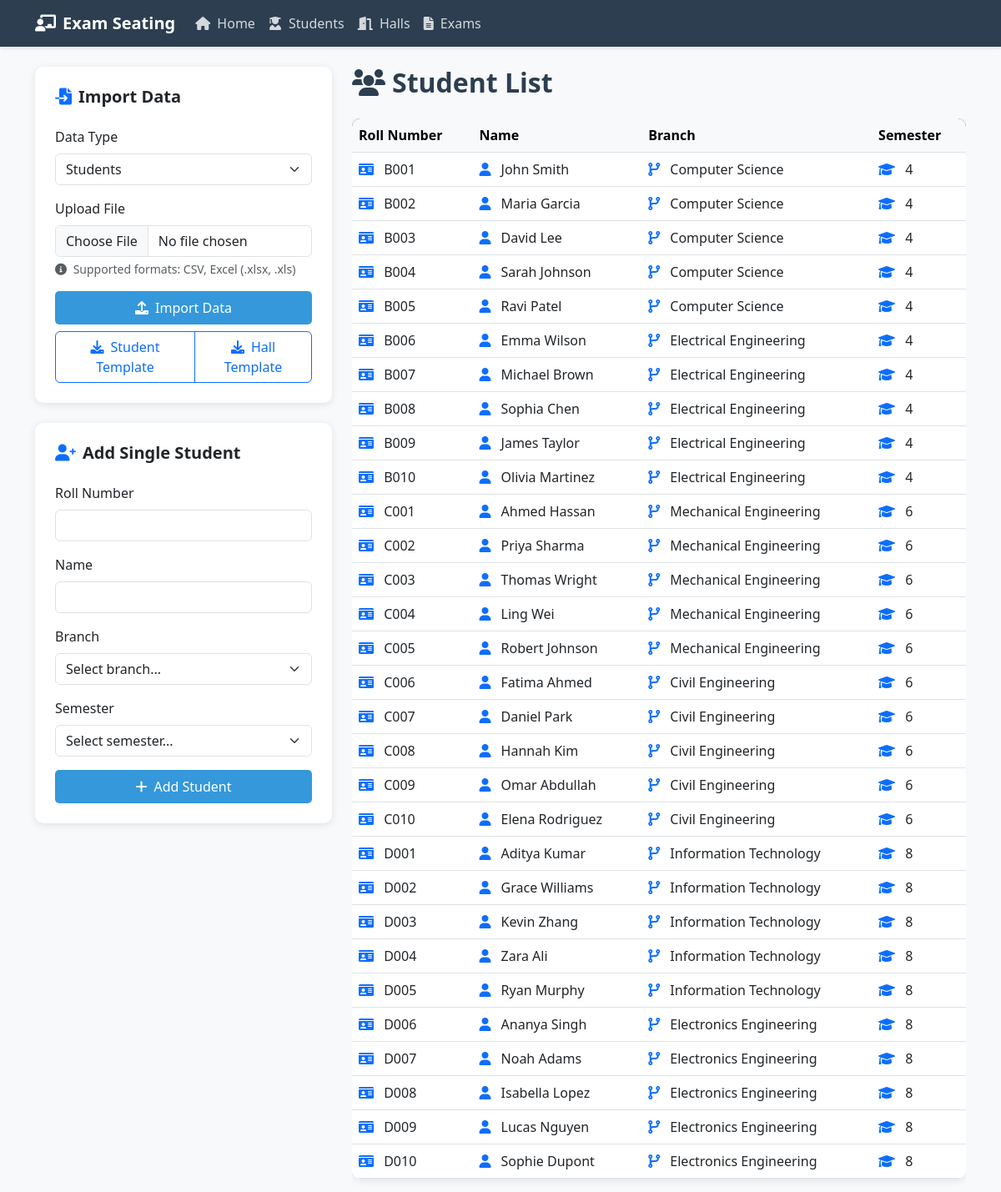
Before: /students with the older database file.
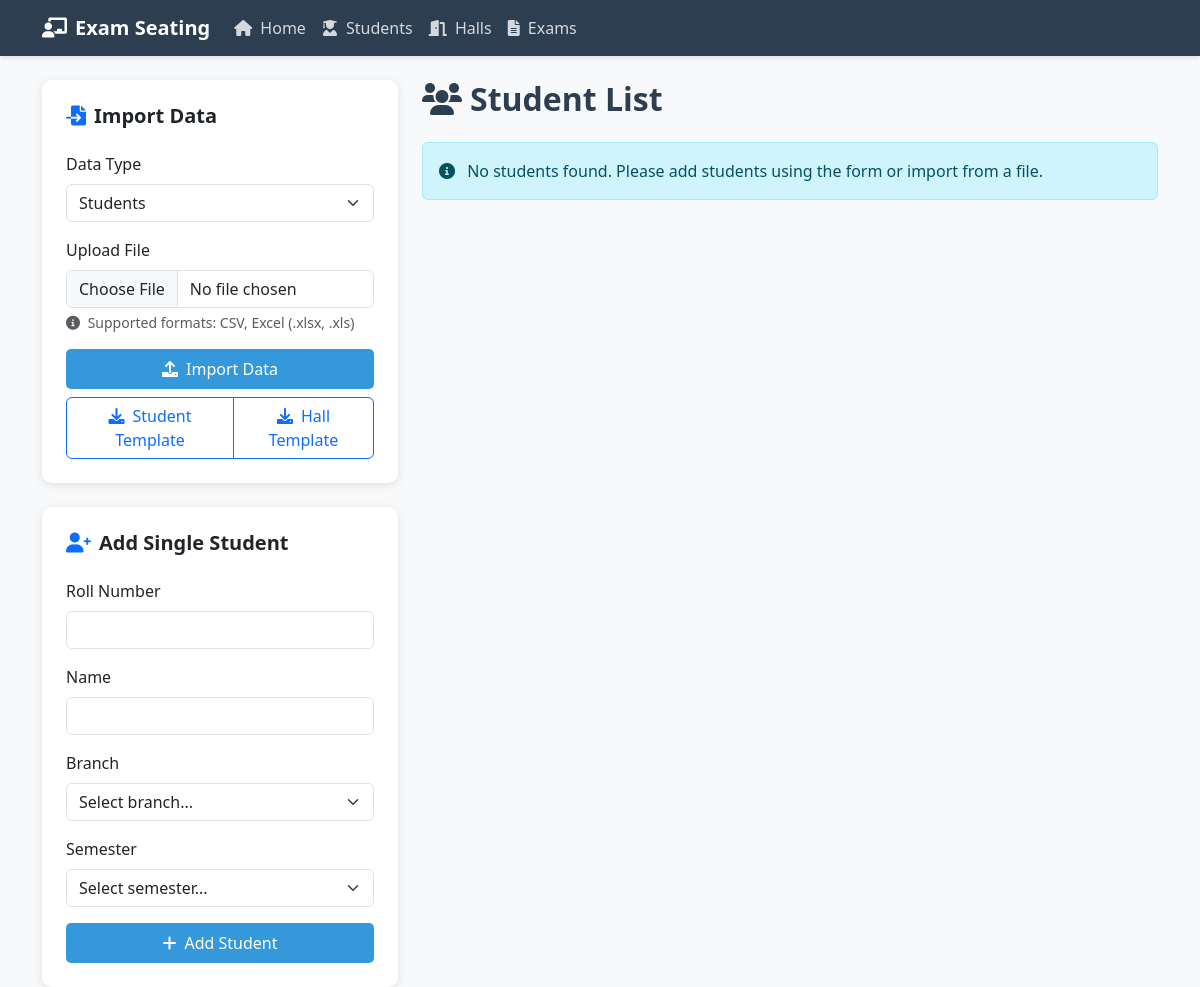
After: the same page with the newer database file.
### app.py (models this page shows)
class Student(db.Model):
    id = db.Column(db.Integer, primary_key=True)
    roll_number = db.Column(db.String(20), unique=True, nullable=False)
    name = db.Column(db.String(100), nullable=False)
    branch = db.Column(db.String(50), nullable=False)
    semester = db.Column(db.Integer, nullable=False)
    seating_arrangements = db.relationship('SeatingArrangement', backref='student', lazy=True)

### app.py (the view, shortened to what this page needs)
@app.route('/students', methods=['GET', 'POST'])
def manage_students():
    students = Student.query.all()
    return render_template('students.html', students=students)

### templates/students.html (shortened to what this page needs)
{% extends "base.html" %}
{% block content %}
<div class="row">
    <div class="col-md-4">
        <div class="card mb-4">
            <div class="card-body p-4">
                <h5 class="card-title fw-bold mb-4">
                    <i class="fas fa-file-import text-primary me-2"></i>Import Data
                </h5>
                <form method="POST" enctype="multipart/form-data" action="{{ url_for('import_data') }}">
                    <div class="mb-3">
                        <label for="data_type" class="form-label">Data Type</label>
                        <select class="form-select" id="data_type" name="data_type" required>
                            <option value="students">Students</option>
                        </select>
                    </div>
                    <div class="mb-3">
                        <label for="file" class="form-label">Upload File</label>
                        <input type="file" class="form-control" id="file" name="file" accept=".csv,.xlsx,.xls" required>
                        <div class="form-text">
                            <i class="fas fa-info-circle me-1"></i>
                            Supported formats: CSV, Excel (.xlsx, .xls)
                        </div>
                    </div>
                    <div class="d-grid gap-2">
                        <button type="submit" class="btn btn-primary">
                            <i class="fas fa-upload me-2"></i>Import Data
                        </button>
                        <div class="btn-group">
                            <a href="{{ url_for('download_template', data_type='students') }}" class="btn btn-outline-primary">
                                <i class="fas fa-download me-2"></i>Student Template
                            </a>
                            <a href="{{ url_for('download_template', data_type='halls') }}" class="btn btn-outline-primary">
                                <i class="fas fa-download me-2"></i>Hall Template
                            </a>
                        </div>
                    </div>
                </form>
            </div>
        </div>
        <div class="card">
            <div class="card-body p-4">
                <h5 class="card-title fw-bold mb-4">
                    <i class="fas fa-user-plus text-primary me-2"></i>Add Single Student
                </h5>
                <form method="POST" action="{{ url_for('manage_students') }}">
                    <div class="mb-3">
                        <label for="roll_number" class="form-label">Roll Number</label>
                        <input type="text" class="form-control" id="roll_number" name="roll_number" required>
                    </div>
                    <div class="mb-3">
                        <label for="name" class="form-label">Name</label>
                        <input type="text" class="form-control" id="name" name="name" required>
                    </div>
                    <div class="mb-3">
                        <label for="branch" class="form-label">Branch</label>
                        <select class="form-select" id="branch" name="branch" required>
                            <option value="" disabled selected>Select branch...</option>
                        </select>
                    </div>
                    <div class="mb-3">
                        <label for="semester" class="form-label">Semester</label>
                        <select class="form-select" id="semester" name="semester" required>
                            <option value="" disabled selected>Select semester...</option>
                        </select>
                    </div>
                    <button type="submit" class="btn btn-primary w-100">
                        <i class="fas fa-plus me-2"></i>Add Student
                    </button>
                </form>
            </div>
        </div>
    </div>
    <div class="col-md-8">
        <h2 class="page-title mb-4">
            <i class="fas fa-users me-2"></i>Student List
        </h2>
        {% if students %}
        <div class="table-responsive">
            <table class="table table-hover">
                <thead class="table-light">
                    <tr>
                        <th>Roll Number</th>
                        <th>Name</th>
                        <th>Branch</th>
                        <th>Semester</th>
                    </tr>
                </thead>
                <tbody>
                    {% for student in students %}
                    <tr>
                        <td>
                            <i class="fas fa-id-card text-primary me-2"></i>
                            {{ student.roll_number }}
                        </td>
                        <td>
                            <i class="fas fa-user text-primary me-2"></i>
                            {{ student.name }}
                        </td>
                        <td>
                            <i class="fas fa-code-branch text-primary me-2"></i>
                            {{ student.branch }}
                        </td>
                        <td>
                            <i class="fas fa-graduation-cap text-primary me-2"></i>
                            {{ student.semester }}
                        </td>
                    </tr>
                    {% endfor %}
                </tbody>
            </table>
        </div>
        {% else %}
        <div class="alert alert-info">
            <i class="fas fa-info-circle me-2"></i>
            No students found. Please add students using the form or import from a file.
        </div>
        {% endif %}
    </div>
</div>
{% endblock %}

### templates/base.html (shortened to what this page needs)
<!DOCTYPE html>
<html lang="en">
<head>
    <link href="https://cdn.jsdelivr.net/npm/bootstrap@5.3.0/dist/css/bootstrap.min.css" rel="stylesheet">
    <link href="https://cdnjs.cloudflare.com/ajax/libs/font-awesome/6.0.0/css/all.min.css" rel="stylesheet">
</head>
<body>
    <nav class="navbar navbar-expand-lg navbar-dark">
        <div class="container">
            <a class="navbar-brand" href="/"><i class="fas fa-chalkboard-teacher me-2"></i>Exam Seating</a>
            <div class="collapse navbar-collapse" id="navbarNav">
                <ul class="navbar-nav">
                    <li class="nav-item">
                        <a class="nav-link" href="/"><i class="fas fa-home me-1"></i> Home</a>
                    </li>
                    <li class="nav-item">
                        <a class="nav-link" href="/students"><i class="fas fa-user-graduate me-1"></i> Students</a>
                    </li>
                    <li class="nav-item">
                        <a class="nav-link" href="/halls"><i class="fas fa-door-open me-1"></i> Halls</a>
                    </li>
                    <li class="nav-item">
                        <a class="nav-link" href="/exams"><i class="fas fa-file-alt me-1"></i> Exams</a>
                    </li>
                </ul>
            </div>
        </div>
    </nav>
    <div class="container mt-4">
        {% block content %}{% endblock %}
    </div>
</body>
</html>

### templates/base.html (style rules this page uses)
:root { --primary-color: #2c3e50; --secondary-color: #3498db; }
body { background-color: #f8f9fa; }
.navbar { background-color: var(--primary-color) !important; box-shadow: 0 2px 4px rgba(0,0,0,0.1); }
.navbar-brand { font-weight: bold; color: white !important; }
.nav-link { color: rgba(255,255,255,0.8) !important; transition: color 0.3s; }
.card { border: none; border-radius: 10px; box-shadow: 0 2px 10px rgba(0,0,0,0.1); transition: transform 0.2s; }
.btn-primary { background-color: var(--secondary-color); border: none; padding: 8px 20px; border-radius: 5px; }
.page-title { color: var(--primary-color); margin-bottom: 30px; font-weight: bold; }

Changed rows visible on the page:
removed Student: roll_number "B001", name "John Smith", branch "Computer Science", semester "4"
removed Student: roll_number "B002", name "Maria Garcia", branch "Computer Science", semester "4"
removed Student: roll_number "B003", name "David Lee", branch "Computer Science", semester "4"
removed Student: roll_number "B004", name "Sarah Johnson", branch "Computer Science", semester "4"
removed Student: roll_number "B005", name "Ravi Patel", branch "Computer Science", semester "4"
removed Student: roll_number "B006", name "Emma Wilson", branch "Electrical Engineering", semester "4"
removed Student: roll_number "B007", name "Michael Brown", branch "Electrical Engineering", semester "4"
removed Student: roll_number "B008", name "Sophia Chen", branch "Electrical Engineering", semester "4"
removed Student: roll_number "B009", name "James Taylor", branch "Electrical Engineering", semester "4"
removed Student: roll_number "B010", name "Olivia Martinez", branch "Electrical Engineering", semester "4"
removed Student: roll_number "C001", name "Ahmed Hassan", branch "Mechanical Engineering", semester "6"
removed Student: roll_number "C002", name "Priya Sharma", branch "Mechanical Engineering", semester "6"
removed Student: roll_number "C003", name "Thomas Wright", branch "Mechanical Engineering", semester "6"
removed Student: roll_number "C004", name "Ling Wei", branch "Mechanical Engineering", semester "6"
removed Student: roll_number "C005", name "Robert Johnson", branch "Mechanical Engineering", semester "6"
removed Student: roll_number "C006", name "Fatima Ahmed", branch "Civil Engineering", semester "6"
removed Student: roll_number "C007", name "Daniel Park", branch "Civil Engineering", semester "6"
removed Student: roll_number "C008", name "Hannah Kim", branch "Civil Engineering", semester "6"
removed Student: roll_number "C009", name "Omar Abdullah", branch "Civil Engineering", semester "6"
removed Student: roll_number "C010", name "Elena Rodriguez", branch "Civil Engineering", semester "6"
removed Student: roll_number "D001", name "Aditya Kumar", branch "Information Technology", semester "8"
removed Student: roll_number "D002", name "Grace Williams", branch "Information Technology", semester "8"
removed Student: roll_number "D003", name "Kevin Zhang", branch "Information Technology", semester "8"
removed Student: roll_number "D004", name "Zara Ali", branch "Information Technology", semester "8"
removed Student: roll_number "D005", name "Ryan Murphy", branch "Information Technology", semester "8"
removed Student: roll_number "D006", name "Ananya Singh", branch "Electronics Engineering", semester "8"
removed Student: roll_number "D007", name "Noah Adams", branch "Electronics Engineering", semester "8"
removed Student: roll_number "D008", name "Isabella Lopez", branch "Electronics Engineering", semester "8"
removed Student: roll_number "D009", name "Lucas Nguyen", branch "Electronics Engineering", semester "8"
removed Student: roll_number "D010", name "Sophie Dupont", branch "Electronics Engineering", semester "8"
Other visible differences:
text no longer shown: "Roll Number Name Branch Semester"
text now shown: "No students found. Please add students using the form or import from a file."
